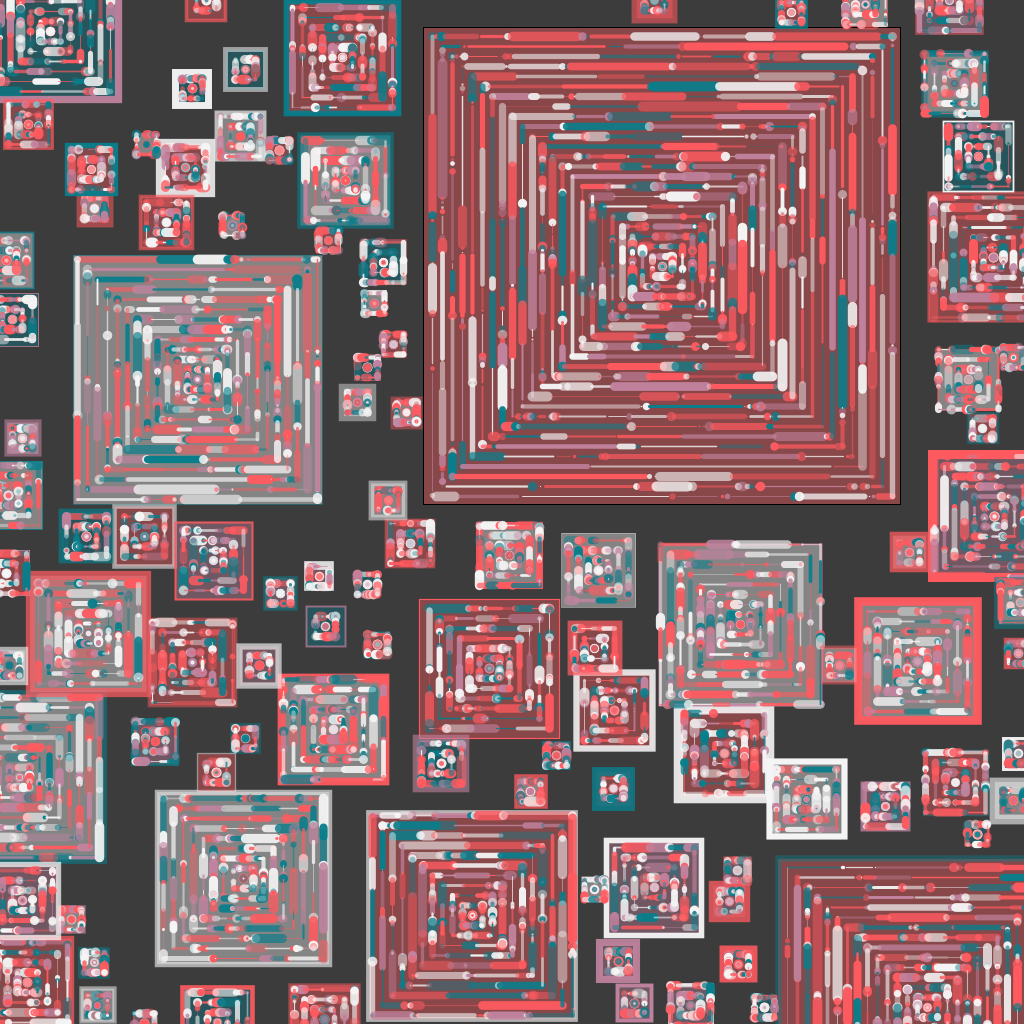
Frame 1 (no input)
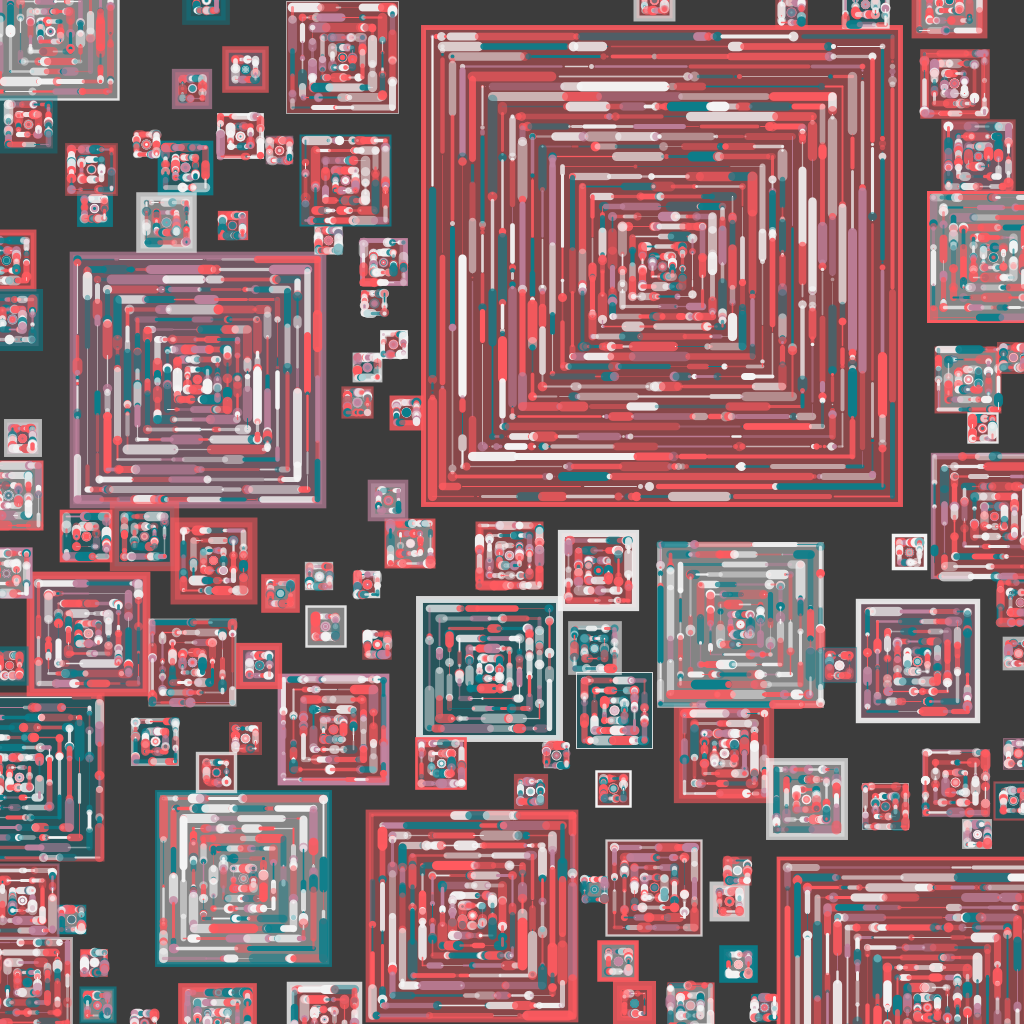
Frame 2 (the mouse pressed at the canvas centre, redrawn once)

The Processing sketch that drew these frames (run headless with seeded random() and noise(); the mouse was pressed at the canvas centre and the sketch redrawn once):

// Processing sketch: squarepacking
// ── squarepacking.pde
PackedSquare ps, ps2;
int[] colors = {#087e8b, #FF5A5F, #F5F5F5, #C1839F};
ArrayList<PackedSquare> squares = new ArrayList<PackedSquare>();


class PackedSquare {
  float x, y, sd;  
  float[][] corners = new float[4][2];
  
  PackedSquare(float x_, float y_, float sd_) {
    x = x_;
    y = y_;
    sd = sd_;
    
    corners[0][0] = x - sd / 2;
    corners[0][1] = y - sd / 2;
    
    corners[1][0] = x + sd / 2;
    corners[1][1] = y - sd / 2;
    
    corners[2][0] = x - sd / 2; 
    corners[2][1] = y + sd / 2;
    
    corners[3][0] = x + sd / 2;
    corners[3][1] = y + sd / 2;

  }
  
  
  
  void render() {
    fill(pickColor(), 100);
    square(x, y, sd);
    pushMatrix();
    translate(x, y);
    for (int j = 0; j < sd; j += 20) {
          float x1 = 0 - j/2;
    float y1 = 0 - j/2;
    float x2 = j/2;
    float y2 = y1;
    float x3 = x1;
    float y3 = j/2;
    float x4 = j/2;
    float y4 = j/2;
    variSegLine(new PVector(x1, y1), new PVector(x2, y2));
    variSegLine(new PVector(x1, y1), new PVector(x3, y3));
    variSegLine(new PVector(x3, y3), new PVector(x4, y4));
    variSegLine(new PVector(x2, y2), new PVector(x4, y4));
    
      

  }
  popMatrix();

                       
  }
  
  boolean overlaps(PackedSquare other) {
    
    boolean xCheck = (corners[1][0] >= other.corners[0][0] && 
                      corners[0][0] <= other.corners[1][0]);
    boolean yCheck = (corners[2][1] >= other.corners[0][1] &&
                      corners[0][1] <= other.corners[2][1]);

    return xCheck & yCheck;
    
     //<>//
  }

  
}


void setup() {
  size(1024, 1024);
  rectMode(CENTER);
  squares = PackSquares(10000, squares);
  
   //<>//
}


void draw() { 
  background(#3c3c3c);
  for (PackedSquare ps2 : squares) {
    ps2.render();          
   }

  save("test.png");
  noLoop(); //<>//
}

int pickColor() {
  int i = round(random(0, colors.length  - 1));
  return colors[i];
}




void variSegLine(PVector v1, PVector v2) {
  for (float i = 0; i <= 1; i+=.01) {
      float adj = constrain(i + randomGaussian() / 5, i, 1);
      PVector lp1 = PVector.lerp(v1, v2, i);
      PVector lp2 = PVector.lerp(v1, v2, adj);
      strokeWeight(random(.5, 10)); 
      stroke(pickColor(), random(100, 255));
      line(lp1.x, lp1.y, lp2.x, lp2.y);
      i = adj;
      

    }
}


ArrayList<PackedSquare> PackSquares(int attempts, ArrayList<PackedSquare> squareList){  
  for (int i = 0; i < attempts; i ++){
        
    boolean collides = false;
    while (!collides) {
      PackedSquare circle = new PackedSquare(random(0, width), random(0, height), random(20, 500));
      for (PackedSquare ps : squares) {
        boolean overlap = ps.overlaps(circle);
        if (overlap) {
          collides = true;
          break;        
        }            
      }
      if (!collides){
       squareList.add(circle);
      }           
    }
  }
  return squares;
}
